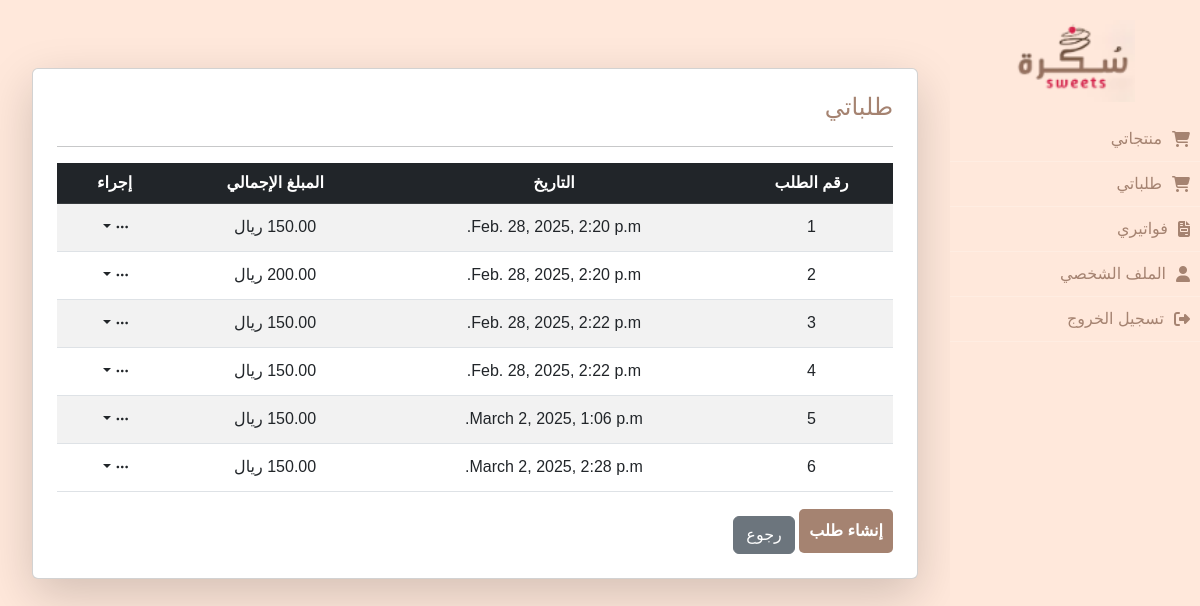
Before: /orders/order/order-list-supplier/ (signed in) with the older database file.
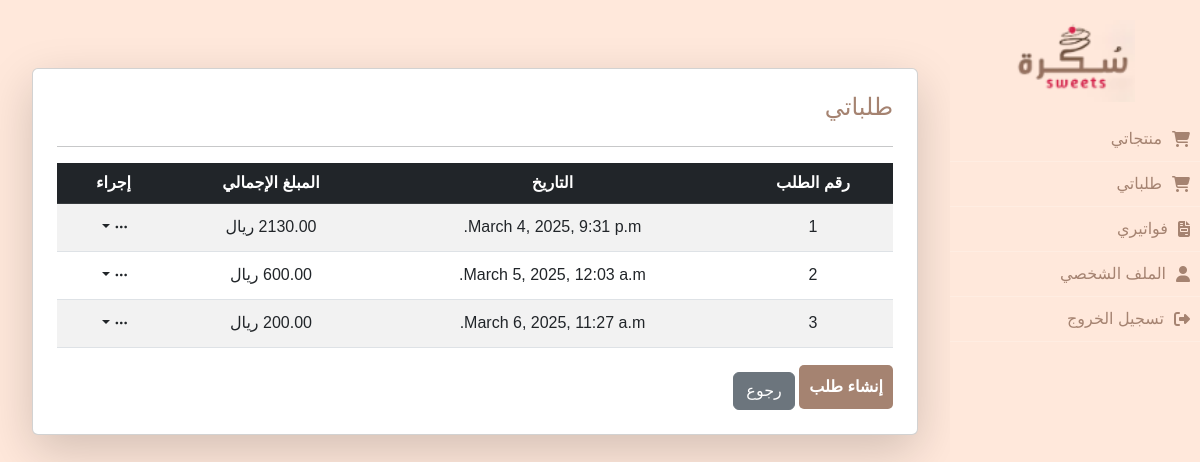
After: the same page with the newer database file.
### orders/models.py (models this page shows, shortened)
class Order(models.Model):
    supplier    = models.ForeignKey(Supplier, on_delete=models.CASCADE, related_name='orders')
    order_date  = models.DateField(auto_now_add=True)
    notes       = models.TextField(blank=True, null=True)
    total_price = models.DecimalField(max_digits=10, decimal_places=2, default=0.00)  # إجمالي السعر لجميع المنتجات
    created_at  = models.DateTimeField(auto_now_add=True)
    modified_at = models.DateTimeField(auto_now=True)

### orders/views.py (the view)
# urls.py: path('order/order-list-supplier/', views.order_list_supplier, name='order-list-supplier'),
@login_required
def order_list_supplier(request):
    try:
        supplier = request.user.supplier  # جلب كائن المورد المرتبط بالمستخدم
        orders = Order.objects.filter(supplier=supplier,total_price__gt=0)
    except AttributeError:
        messages.error(request, "أنت لست موردًا!")
        return redirect('dashboard')  # إعادة توجيه غير الموردين
    context = {'orders': orders}
    return render(request, 'orders/order_list_supplier.html', context)

### orders/templates/orders/order_list_supplier.html (shortened to what this page needs)
{% extends 'base.html' %}
{% block content %}
<div class="container-fluid mt-5">
    <div class="table-responsive card mt-4 p-4 shadow-lg">
        <div class="row">
            <h4 class="col-6">طلباتي</h4>
        </div>
        <hr>
        {% if orders %}
        <table class="table table-striped text-center align-middle">
            <thead class="table-dark">
                <tr>
                    <th>رقم الطلب</th>
                    <th>التاريخ</th>
                    <th>المبلغ الإجمالي</th>
                    <th>إجراء</th>
                </tr>
            </thead>
            <tbody id="formset-container">
                {% for order in orders %}
                <tr class="order-item-form">
                    <td>{{ forloop.counter  }}</td>
                    <td>{{ order.created_at }}</td>
                    <td>{{ order.total_price }} ريال</td>
                    <td>
                        <div class="btn-group">
                            <button type="button" class="btn btn-white btn-sm dropdown-toggle" data-bs-toggle="dropdown" aria-expanded="false">
                                <i class="bi bi-three-dots"></i>
                            </button>
                        </div>
                    </td>
                </tr>
                {% endfor %}
            </tbody>
        </table>
        <div class="text-left col-6">
            <a href="{% url 'create_order' %}" class="btn add">إنشاء طلب</a>
            <a href="{% url 'dashboard' %}" class="btn btn-secondary mt-2">رجوع</a>
        </div>
        {% else %}
        <p class="text-muted">لم تقم بإنشاء أي فواتير بعد.</p>
        <div class="text-left col-6">
            <a href="{% url 'create_order' %}" class="btn add">إنشاء طلب</a>
        </div>
        {% endif %}
    </div>
</div>
{% endblock %}

Changed rows visible on the page:
removed Order: created_at "Feb. 28, 2025, 2:20 p.m."
removed Order: created_at "Feb. 28, 2025, 2:20 p.m."
removed Order: created_at "Feb. 28, 2025, 2:22 p.m."
removed Order: created_at "Feb. 28, 2025, 2:22 p.m."
removed Order: created_at "March 2, 2025, 1:06 p.m."
removed Order: created_at "March 2, 2025, 2:28 p.m."
added Order: created_at "March 4, 2025, 9:31 p.m."
added Order: created_at "March 5, 2025, 12:03 a.m.", total_price "600.00"
added Order: created_at "March 6, 2025, 11:27 a.m.", total_price "200.00"
